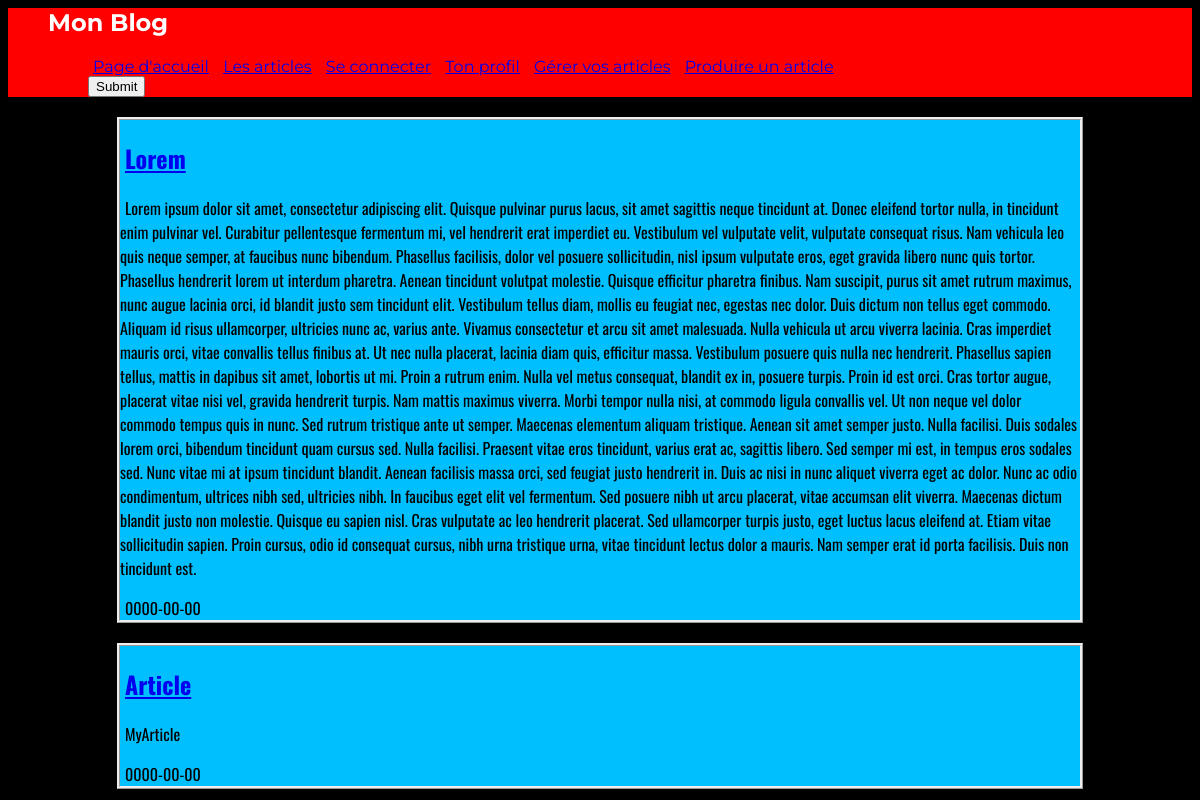
The app's page /article.php with its own data.
### tables this page shows
CREATE TABLE IF NOT EXISTS `article` (
  `id` int(11) NOT NULL,
  `titre` text NOT NULL,
  `contenu` text NOT NULL,
  `date` date NOT NULL,
  `proprietaire` int(11) NOT NULL
);

### DatabaseManager.php (called while the page is built, shortened)
<?php
class DatabaseManager {
	private $connection;
	public function __construct($str = "") {
		$servername = "localhost";
		$username = "root";
		$password = "";
		$this->connection = new mysqli($servername, $username, $password);
	}
	public function FetchDatabase($query) {
		$result = $this->connection->query($query);
		$response = [];
		if($result !== TRUE) {
			if(mysqli_num_rows($result) > 0) {
				while($row = mysqli_fetch_assoc($result)) {
					$response []= $row;
				}
			}
		}
		return $response;
	}
}
?>

### article.php (the view, shortened to what this page needs)
<?php
include_once "DatabaseManager.php";
$database = new DatabaseManager('blog');
$vArticles =$database->FetchDatabase("SELECT * FROM blog.article");
?>
<html>
<head>
    <link rel ="stylesheet" type="text/css" href="core.css">
</head>
<body>
    <nav>
		<div class="page-header">
			<h1>Mon Blog</h1>
        <ul>
			<li><a href="index.php">Page d'accueil</a></li>
            <li><a href="article.php">Les articles</a></li>
			<li><a href="connection.php">Se connecter</a></li>
			<li><a href="profil.php">Ton profil</a></li>
			<li><a href="administration.php">Gérer vos articles</a></li>
			<li><a href="rediger.php">Produire un article</a></li>
            <form action="logout.php">
			<input type="submit" name="Log Out">
			</form>
        </ul>
		</div>
        <div id="articles">
        <?php foreach($vArticles as $article): ?>
        <div class="article">
            <h1><a href="article.php"><?php echo '<li>'.$article['titre'].'</li><br/>';?></a></h1>
		<p>
           <?php echo '<li>'.$article['contenu'].'</li><br/>';?>
        </p>
        <?php echo '<li>'.$article['date'].'</li><br/>';?>
        </div>
        <?php endforeach ?>
	</nav>
</body>
</html>

### core.css (style rules this page uses)
li { display: inline; list-style-type: none; padding: 5px; margin-left: auto; }
body { background-color:#000000; }
div.page-header { padding-left: 40px; font-family: 'Montserrat', sans-serif; color: white; background-color: red; }
div.article { border-style:ridge; border-width: medium; background-color: deepskyblue; width: 960px; margin: auto; font-family: 'Oswald', sans-serif; margin-top: 20px; }

### records on screen
article: titre "Lorem", contenu "Lorem ipsum dolor sit amet, consectetur adipiscing elit. Quisque pulvinar purus lacus, sit amet sagittis neque tincidunt at. Donec eleifend tortor nulla, in tincidunt enim pulvinar vel. Curabitur pellentesque fermentum mi, vel hendrerit erat imperdiet eu. Vestibulum vel vulputate velit, vulputate consequat risus. Nam vehicula leo quis neque semper, at faucibus nunc bibendum. Phasellus facilisis, dolor vel posuere sollicitudin, nisl ipsum vulputate eros, eget gravida libero nunc quis tortor. Phasellus hendrerit lorem ut interdum pharetra. Aenean tincidunt volutpat molestie. Quisque efficitur pharetra finibus. Nam suscipit, purus sit amet rutrum maximus, nunc augue lacinia orci, id blandit…", date "0000-00-00"
article: titre "Article", contenu "MyArticle", date "0000-00-00"
